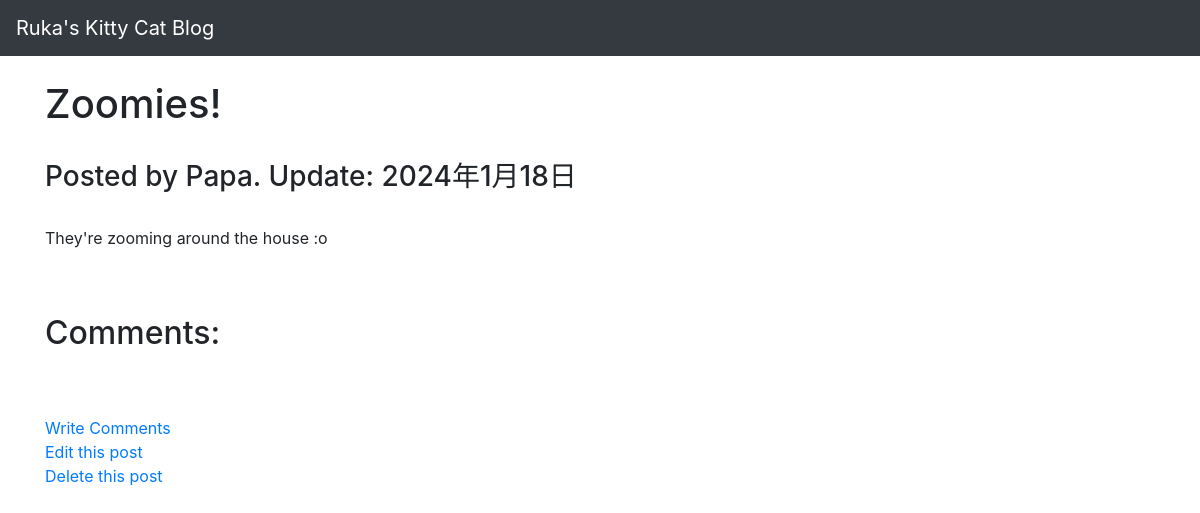
The app's page /blogapp/post/4/ with its own data.
### blogapp/models.py (models this page shows, shortened)
class Post(models.Model):
    title = models.CharField(max_length=100)
    body = models.TextField()
    update_date = models.DateField("Last update", default=timezone.now)
    tags = models.ManyToManyField("Tag", blank=True, related_name="tags_on_post")
    author = models.ForeignKey(Author,on_delete=models.CASCADE)

class Author(models.Model):
    name = models.CharField(max_length=100)
    def __str__(self):
        return self.name

### blogapp/views.py (the view)
# urls.py: path("post/<int:pk>/", views.PostDetailView.as_view(), name="post_detail"),
class PostDetailView(generic.DetailView):
    model = Post
    template_name = "blogapp/detail.html"

### blogapp/templates/blogapp/detail.html (shortened to what this page needs)
{% extends "blogapp/base.html" %}
{% block main %}
    <h1>{{ post.title }}</h1>
    <br>
    <h3>Posted by {{ post.author }}. Update: {{ post.update_date }}</h3>
    <br>
    <p>{{ post.body }}</p>
    <br>
    <br>
    <h2>Comments:</h2>
    <br>
    <br>
    <a href="{% url 'blogapp:comment' object.pk %}">Write Comments</a>
    <br>
    <a href="{% url 'blogapp:update' object.pk %}">Edit this post</a>
    <br>
    <a href="{% url 'blogapp:delete' object.pk %}">Delete this post</a>
{% endblock %}

### records on screen
Post: title "Zoomies!", author "Papa", update_date "2024年1月18日", body "They're zooming around the house :o"
